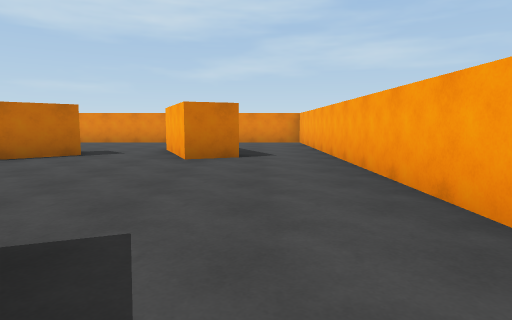
View 1 (above)

12 first-person views from a walk through a scene from a Unity 3-D project. The camera is 1.2 m above the floor, tilts 6° down and sees 75° across. The floor is counted in squares, 2 m on a side. Each view is taken from the middle of a square. On the plan, view 1 faces up. The plan holds only what a view shows up to about 10 squares ahead; the rest is blank. The player is left out.

View 2
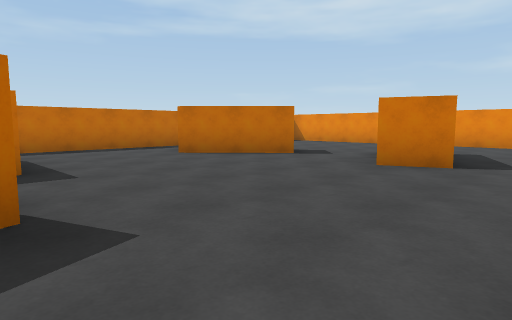

View 3
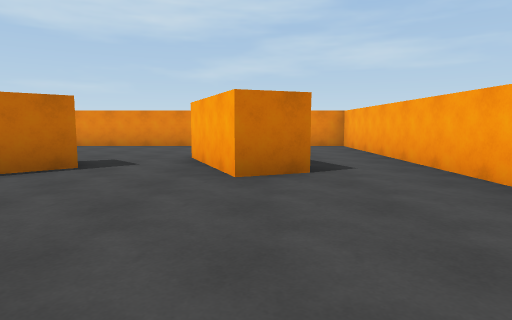

View 4
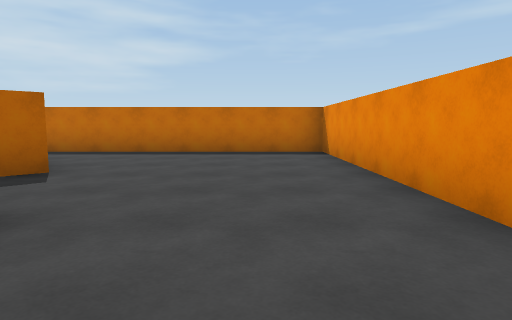

View 5
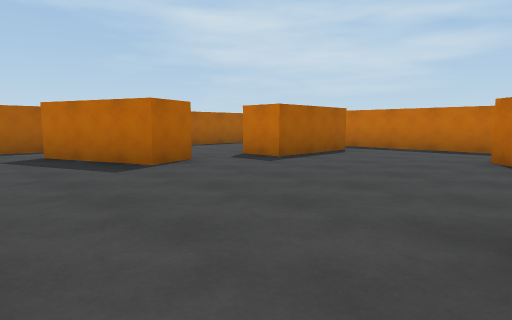

View 6
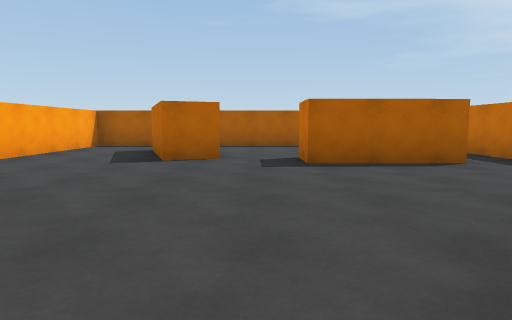

View 7
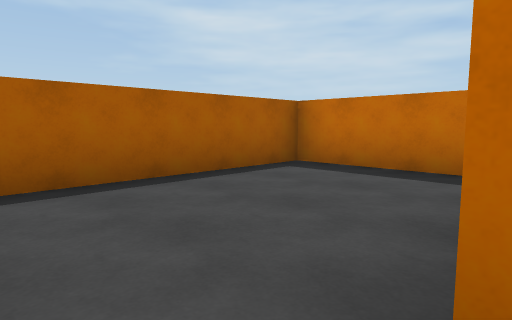

View 8
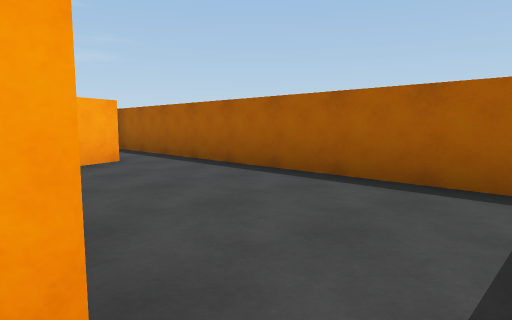

View 9
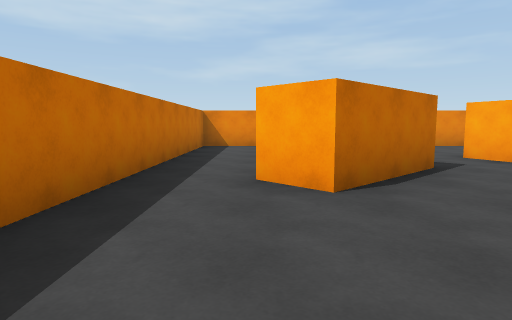

View 10
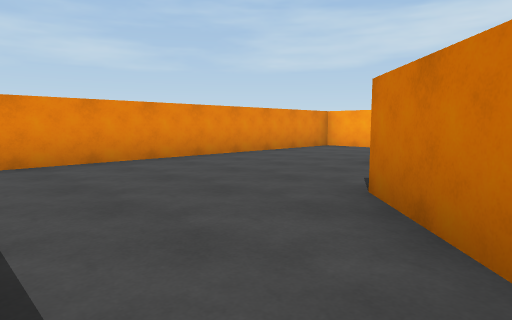

View 11
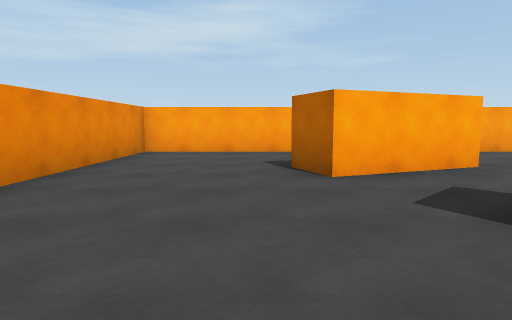

View 12
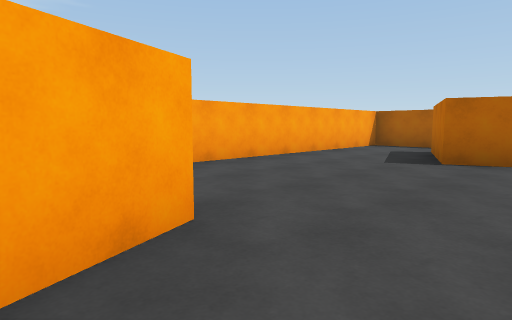

### Floor plan
Points are (right, up) in squares from view 1. A wall is a line through its corners. A room is listed if a view was taken in it or the views show most of it. See-through windows are left out.
Room 1 (views 1, 2, 3, 6, 7, 8, 9, 12)
walls: (-2.4, 1) (-1.4, 1.4) (-0.5, -1); (-0.2, 6.2) (-1.2, 5.8) (-2.2, 8.1); (-3.4, 6.7) (-5.3, 4.9); (-6.4, 1.8) (-3.8, 1.8) (-3.8, 0.8); (-1.5, -2.5) (1.5, -2.5) (1.5, 4.5); (-7.5, 4.5) (-7.5, 0.5)
ways out: opening at (-6.5, 4) to room 2; opening at (-3, 6.5) to room 2; opening at (0.5, 4.5) to room 2; opening at (-7, 1) to room 3; opening at (-3, 1) to room 3; opening at (-1, -2) to room 3
Room 2 (views 4, 5, 10, 11)
walls: (-2.2, 8.1) (-1.3, 8.5); (-5.5, 6.2) (-4.2, 7.4) (-3.8, 7); (-5.3, 4.9) (-6.1, 5.7); (1.5, 4.5) (1.5, 11.5) (-7.5, 11.5) (-7.5, 4.5)
ways out: opening at (-6.5, 4) to room 1; opening at (-3, 6.5) to room 1; opening at (0.5, 4.5) to room 1
Room 3 (no view inside)
walls: (-7.5, 0.5) (-7.5, -2.5) (-1.5, -2.5); (-1.5, -1.3) (-1.7, -0.6)
ways out: opening at (-7, 1) to room 1; opening at (-3, 1) to room 1; opening at (-1, -2) to room 1

Positions as (right, up) in squares from view 1, and headings:
1: (0, 0), facing up
2: (1, 1), facing up-left
3: (-1, 2), facing up
4: (0, 10), facing left
5: (1, 6), facing down-left
6: (-3, 7), facing down
7: (-3, 1), facing down-left
8: (-7, 1), facing down-right
9: (-6, 2), facing up
10: (-7, 6), facing up-right
11: (-6, 9), facing right
12: (-3, 7), facing down-right
